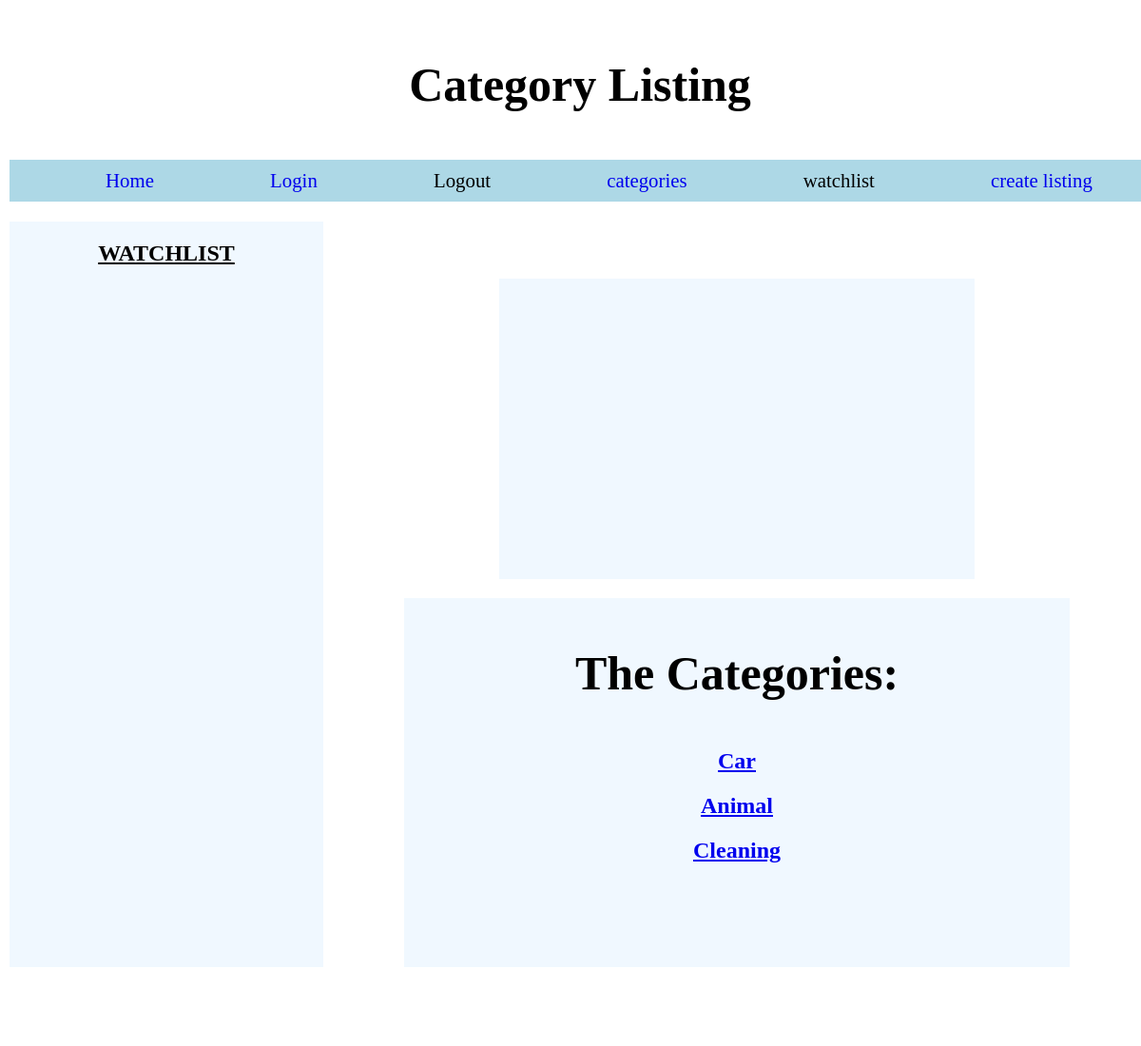
Screenshot of /Sales/categories/ with the database file from the repository.
### Sales/models.py (models this page shows)
class cates(models.Model):
    cate = models.CharField(max_length=40, default=None)
    def __str__(self):
        return self.cate

### Sales/views.py (the view)
# urls.py: path("categories/", views.cat, name = "cat"),
def cat(request):
    return render(request, "sales/category.html", {
        "Categories_all":cates.objects.all(),
        "title":"Category Listing"
    })

### Sales/templates/sales/category.html
{% extends "sales/layout.html"%}
{% block article %}
    <h1>The Categories:</h1>
    {% for category in Categories_all %}
        <h2><a href="{%url 'Sales:catDetail' categ=category %}">{{category}}</a></h2>
    {% endfor %}
{% endblock %}

### Sales/static/sales/styles.css (style rules this page uses)
h1 { text-align: center; margin: 50px; font-size: 50px; }
body { margin: 0; height: 100%; width: 100%; padding: 10px; }
h2 { text-align: center; text-decoration: underline; }

### rows the page displays
cates: cate "Car"
cates: cate "Animal"
cates: cate "Cleaning"

### other values shown
{{ title }} "Category Listing"
